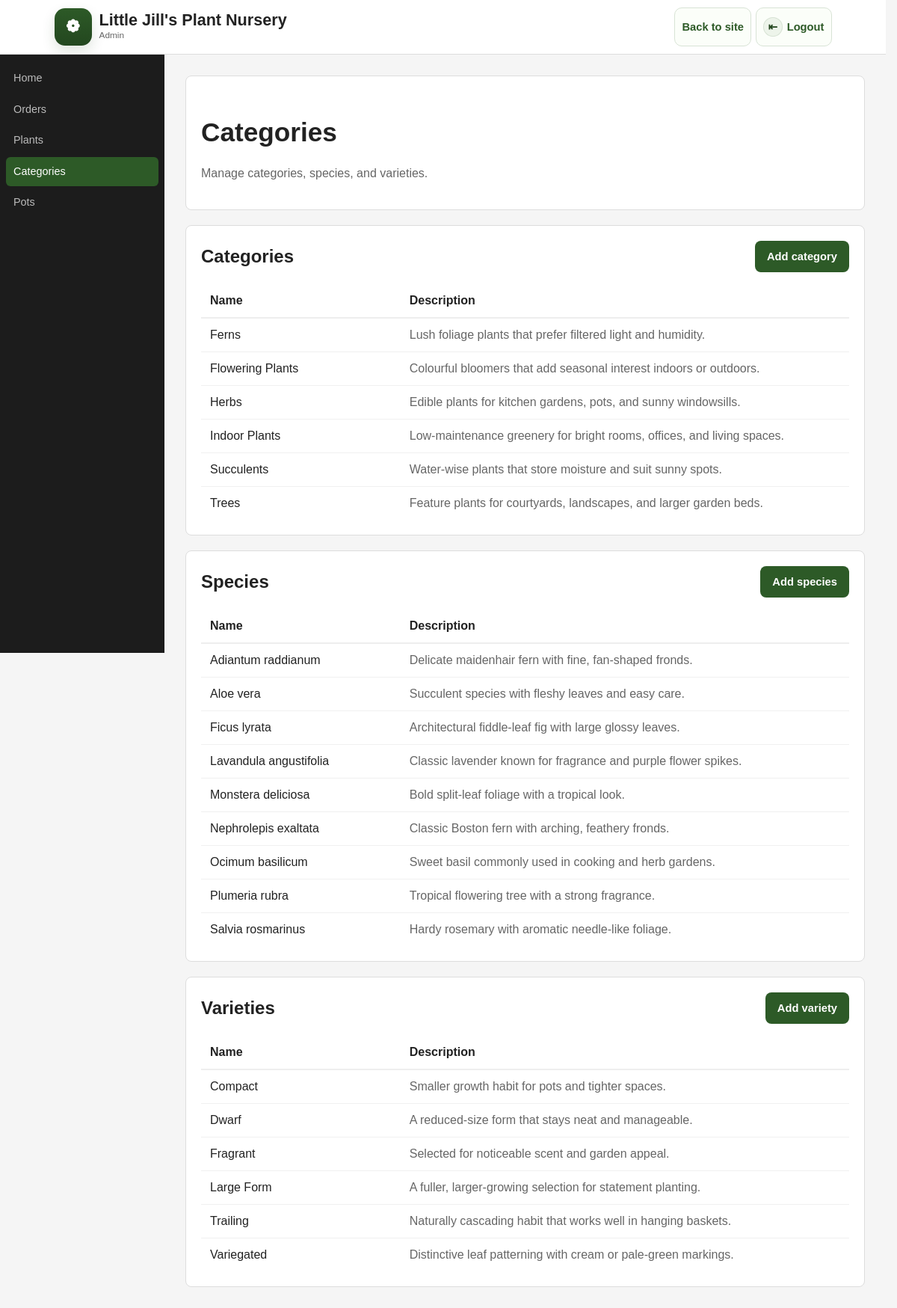
The page /admin/categories (signed in) on the database its author committed.
### models.py (models this page shows)
class Category(db.Model):
    id: Mapped[int] = mapped_column(primary_key=True)
    name: Mapped[str] = mapped_column(String(100), nullable=False)
    image_filename: Mapped[Optional[str]] = mapped_column(String(255))
    description: Mapped[Optional[str]] = mapped_column(String(255))

class Species(db.Model):
    id: Mapped[int] = mapped_column(primary_key=True)
    name: Mapped[str] = mapped_column(String(100), nullable=False)
    description: Mapped[Optional[str]] = mapped_column(String(255))

class Variety(db.Model):
    id: Mapped[int] = mapped_column(primary_key=True)
    name: Mapped[str] = mapped_column(String(100), nullable=False)
    description: Mapped[Optional[str]] = mapped_column(String(255))

### admin.py (the view)
@admin_bp.route("/categories")
@staff_required
def categories():
    from models import Category, Species, Variety
    categories = Category.query.order_by(Category.name).all()
    species = Species.query.order_by(Species.name).all()
    varieties = Variety.query.order_by(Variety.name).all()
    return render_template("admin/categories.html", categories=categories, species=species, varieties=varieties)

### admin.py (called while the page is built)
def staff_required(f):
    @wraps(f)
    @login_required
    def decorated(*args, **kwargs):
        if not current_user.is_staff:
            abort(403)
        return f(*args, **kwargs)
    return decorated

### app.py (called while the page is built)
@login_manager.user_loader
def load_user(user_id):
    return User.query.get(int(user_id))

def get_active_cart(user):
    return (
        Cart.query.filter_by(user_id=user.id, status="active")
        .order_by(Cart.updated_at.desc(), Cart.id.desc())
        .first()
    )

def get_header_cart_summary():
    if not current_user.is_authenticated:
        return {
            "header_cart_item_count": 0,
            "header_cart_total": Decimal("0.00"),
        }
    cart = get_active_cart(current_user)
    if cart is None:
        return {
            "header_cart_item_count": 0,
            "header_cart_total": Decimal("0.00"),
        }
    summary = build_cart_summary(cart)
    return {
        "header_cart_item_count": summary["item_count"],
        "header_cart_total": summary["total"],
    }

@app.context_processor
def inject_header_cart_summary():
    return get_header_cart_summary()

### templates/admin/categories.html (shortened to what this page needs)
{% extends 'admin/_base.html' %}
{% block content %}
<section class="card hero" style="margin-bottom:20px;">
    <div>
        <h1>Categories</h1>
        <p class="muted">Manage categories, species, and varieties.</p>
    </div>
</section>
<section class="card" style="margin-bottom:20px;">
    <div style="display:flex;justify-content:space-between;align-items:center;margin-bottom:16px;">
        <h2 style="margin:0;">Categories</h2>
        <a class="button-link" href="{{ url_for('admin.create_category') }}">Add category</a>
    </div>
    {% if categories %}
    <table class="data-table taxonomy-table">
        <thead>
            <tr>
                <th>Name</th>
                <th>Description</th>
            </tr>
        </thead>
        <tbody>
            {% for c in categories %}
            <tr>
                <td>{{c.name }}</td>
                <td class="muted">{{ c.description or '—' }}</td>
            </tr>
            {% endfor %}
        </tbody>
    </table>
    {% else %}
    <p class="muted">No categories yet.</p>
    {% endif %}
</section>
<section class="card" style="margin-bottom:20px;">
    <div style="display:flex;justify-content:space-between;align-items:center;margin-bottom:16px;">
        <h2 style="margin:0;">Species</h2>
        <a class="button-link" href="{{ url_for('admin.create_species') }}">Add species</a>
    </div>
    {% if species %}
    <table class="data-table taxonomy-table">
        <thead>
            <tr>
                <th>Name</th>
                <th>Description</th>
            </tr>
        </thead>
        <tbody>
            {% for s in species %}
            <tr>
                <td>{{ s.name }}</td>
                <td class="muted">{{ s.description or '—' }}</td>
            </tr>
            {% endfor %}
        </tbody>
    </table>
    {% else %}
    <p class="muted">No species yet.</p>
    {% endif %}
</section>
<section class="card">
    <div style="display:flex;justify-content:space-between;align-items:center;margin-bottom:16px;">
        <h2 style="margin:0;">Varieties</h2>
        <a class="button-link" href="{{ url_for('admin.create_variety') }}">Add variety</a>
    </div>
    {% if varieties %}
    <table class="data-table taxonomy-table">
        <thead>
            <tr>
                <th>Name</th>
                <th>Description</th>
            </tr>
        </thead>
        <tbody>
            {% for v in varieties %}
            <tr>
                <td>{{ v.name }}</td>
                <td class="muted">{{ v.description or '—' }}</td>
            </tr>
            {% endfor %}
        </tbody>
    </table>
    {% else %}
    <p class="muted">No varieties yet.</p>
    {% endif %}
</section>
{% endblock %}

### static/styles.css (style rules this page uses)
body { margin: 0; font-family: Arial, sans-serif; background: #f5f5f5; color: #222; line-height: 1.5; }
html { scrollbar-gutter: stable; }
.card { background: #fff; border: 1px solid #ddd; border-radius: 8px; padding: 20px; margin-bottom: 20px; }
.hero { display: grid; grid-template-columns: 1.4fr 1fr; gap: 20px; align-items: start; }
.hero h1 { margin-bottom: 8px; font-size: 2.2rem; }
.muted { color: #666; }
.data-table { width: 100%; border-collapse: collapse; }
.data-table th, .data-table td { padding: 10px 12px; text-align: left; border-bottom: 1px solid #f0f0f0; }
.data-table th { font-weight: 600; border-bottom: 2px solid #eee; }
.data-table tr:last-child td { border-bottom: none; }
.taxonomy-table { table-layout: fixed; }
.taxonomy-table th:first-child, .taxonomy-table td:first-child { width: 28%; }
.button-link { display: inline-flex; align-items: center; justify-content: center; padding: 10px 16px; border-radius: 8px; background: #2d5a27; color: #fff; text-decoration: none; font-weight: 600; font-size: 0.92rem; border: none; cursor: pointer; }

### rows shown on the page
Category: name "Ferns", description "Lush foliage plants that prefer filtered light and humidity."
Category: name "Flowering Plants", description "Colourful bloomers that add seasonal interest indoors or outdoors."
Category: name "Herbs", description "Edible plants for kitchen gardens, pots, and sunny windowsills."
Category: name "Indoor Plants", description "Low-maintenance greenery for bright rooms, offices, and living spaces."
Category: name "Succulents", description "Water-wise plants that store moisture and suit sunny spots."
Category: name "Trees", description "Feature plants for courtyards, landscapes, and larger garden beds."
Species: name "Adiantum raddianum", description "Delicate maidenhair fern with fine, fan-shaped fronds."
Species: name "Aloe vera", description "Succulent species with fleshy leaves and easy care."
Species: name "Ficus lyrata", description "Architectural fiddle-leaf fig with large glossy leaves."
Species: name "Lavandula angustifolia", description "Classic lavender known for fragrance and purple flower spikes."
Species: name "Monstera deliciosa", description "Bold split-leaf foliage with a tropical look."
Species: name "Nephrolepis exaltata", description "Classic Boston fern with arching, feathery fronds."
Species: name "Ocimum basilicum", description "Sweet basil commonly used in cooking and herb gardens."
Species: name "Plumeria rubra", description "Tropical flowering tree with a strong fragrance."
Species: name "Salvia rosmarinus", description "Hardy rosemary with aromatic needle-like foliage."
Variety: name "Compact", description "Smaller growth habit for pots and tighter spaces."
Variety: name "Dwarf", description "A reduced-size form that stays neat and manageable."
Variety: name "Fragrant", description "Selected for noticeable scent and garden appeal."
Variety: name "Large Form", description "A fuller, larger-growing selection for statement planting."
Variety: name "Trailing", description "Naturally cascading habit that works well in hanging baskets."
Variety: name "Variegated", description "Distinctive leaf patterning with cream or pale-green markings."
